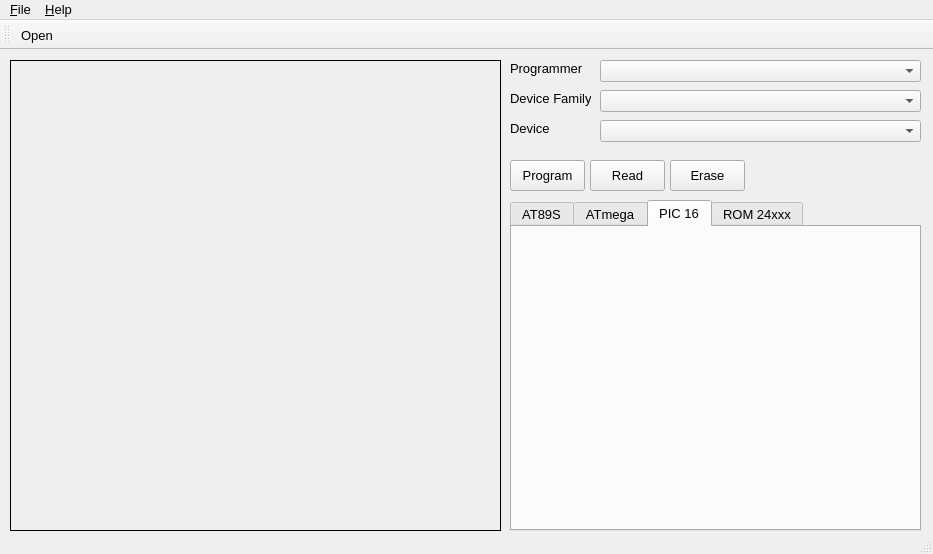
<?xml version="1.0" encoding="UTF-8"?>
<ui version="4.0">
 <class>MainWindow</class>
 <widget class="QMainWindow" name="MainWindow">
  <property name="geometry">
   <rect>
    <x>0</x>
    <y>0</y>
    <width>933</width>
    <height>554</height>
   </rect>
  </property>
  <property name="font">
   <font>
    <pointsize>10</pointsize>
   </font>
  </property>
  <property name="windowTitle">
   <string>MainWindow</string>
  </property>
  <widget class="QWidget" name="centralWidget">
   <widget class="QWidget" name="widget" native="true">
    <property name="geometry">
     <rect>
      <x>10</x>
      <y>10</y>
      <width>491</width>
      <height>471</height>
     </rect>
    </property>
    <property name="styleSheet">
     <string notr="true">QWidget {
    border-style: solid;
     border-width: 1px;
     border-radius: 0px;
     border-color: black;
 }</string>
    </property>
   </widget>
   <widget class="QLabel" name="label">
    <property name="geometry">
     <rect>
      <x>510</x>
      <y>10</y>
      <width>81</width>
      <height>16</height>
     </rect>
    </property>
    <property name="text">
     <string>Programmer</string>
    </property>
   </widget>
   <widget class="QComboBox" name="comboBox">
    <property name="geometry">
     <rect>
      <x>600</x>
      <y>10</y>
      <width>321</width>
      <height>22</height>
     </rect>
    </property>
   </widget>
   <widget class="QComboBox" name="comboBox_2">
    <property name="geometry">
     <rect>
      <x>600</x>
      <y>40</y>
      <width>321</width>
      <height>22</height>
     </rect>
    </property>
   </widget>
   <widget class="QLabel" name="label_2">
    <property name="geometry">
     <rect>
      <x>510</x>
      <y>40</y>
      <width>81</width>
      <height>16</height>
     </rect>
    </property>
    <property name="text">
     <string>Device Family</string>
    </property>
   </widget>
   <widget class="QComboBox" name="comboBox_3">
    <property name="geometry">
     <rect>
      <x>600</x>
      <y>70</y>
      <width>321</width>
      <height>22</height>
     </rect>
    </property>
   </widget>
   <widget class="QLabel" name="label_3">
    <property name="geometry">
     <rect>
      <x>510</x>
      <y>70</y>
      <width>81</width>
      <height>16</height>
     </rect>
    </property>
    <property name="text">
     <string>Device</string>
    </property>
   </widget>
   <widget class="QPushButton" name="pushButton">
    <property name="geometry">
     <rect>
      <x>510</x>
      <y>110</y>
      <width>75</width>
      <height>31</height>
     </rect>
    </property>
    <property name="text">
     <string>Program</string>
    </property>
   </widget>
   <widget class="QPushButton" name="pushButton_2">
    <property name="geometry">
     <rect>
      <x>590</x>
      <y>110</y>
      <width>75</width>
      <height>31</height>
     </rect>
    </property>
    <property name="text">
     <string>Read</string>
    </property>
   </widget>
   <widget class="QPushButton" name="pushButton_3">
    <property name="geometry">
     <rect>
      <x>670</x>
      <y>110</y>
      <width>75</width>
      <height>31</height>
     </rect>
    </property>
    <property name="text">
     <string>Erase</string>
    </property>
   </widget>
   <widget class="QTabWidget" name="tabWidget">
    <property name="geometry">
     <rect>
      <x>510</x>
      <y>150</y>
      <width>411</width>
      <height>331</height>
     </rect>
    </property>
    <property name="currentIndex">
     <number>2</number>
    </property>
    <widget class="QWidget" name="tab">
     <attribute name="title">
      <string>AT89S</string>
     </attribute>
    </widget>
    <widget class="QWidget" name="tab_2">
     <attribute name="title">
      <string>ATmega</string>
     </attribute>
    </widget>
    <widget class="QWidget" name="tab_3">
     <attribute name="title">
      <string>PIC 16</string>
     </attribute>
    </widget>
    <widget class="QWidget" name="tab_4">
     <attribute name="title">
      <string>ROM 24xxx</string>
     </attribute>
    </widget>
   </widget>
  </widget>
  <widget class="QMenuBar" name="menuBar">
   <property name="geometry">
    <rect>
     <x>0</x>
     <y>0</y>
     <width>933</width>
     <height>23</height>
    </rect>
   </property>
   <widget class="QMenu" name="menu_File">
    <property name="title">
     <string>&amp;File</string>
    </property>
    <addaction name="action_Open"/>
    <addaction name="separator"/>
    <addaction name="action_Exit"/>
   </widget>
   <widget class="QMenu" name="menu_Help">
    <property name="title">
     <string>&amp;Help</string>
    </property>
    <addaction name="actionAbout"/>
   </widget>
   <addaction name="menu_File"/>
   <addaction name="menu_Help"/>
  </widget>
  <widget class="QToolBar" name="mainToolBar">
   <attribute name="toolBarArea">
    <enum>TopToolBarArea</enum>
   </attribute>
   <attribute name="toolBarBreak">
    <bool>false</bool>
   </attribute>
   <addaction name="action_Open"/>
  </widget>
  <widget class="QStatusBar" name="statusBar"/>
  <action name="actionAbout">
   <property name="text">
    <string>&amp;About</string>
   </property>
  </action>
  <action name="action_Open">
   <property name="text">
    <string>&amp;Open</string>
   </property>
  </action>
  <action name="action_Exit">
   <property name="text">
    <string>&amp;Exit</string>
   </property>
  </action>
 </widget>
 <layoutdefault spacing="6" margin="11"/>
 <resources/>
 <connections/>
</ui>
